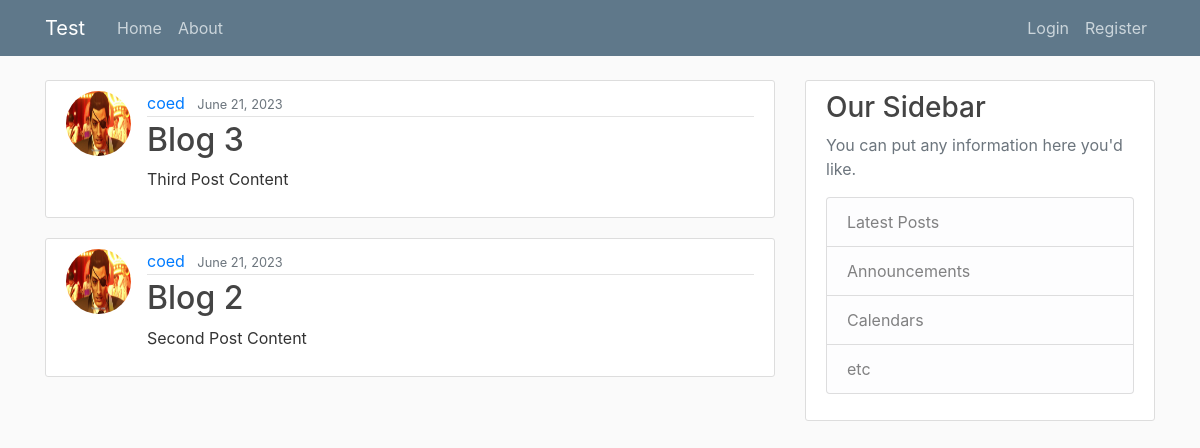
Before: / with the older database file.
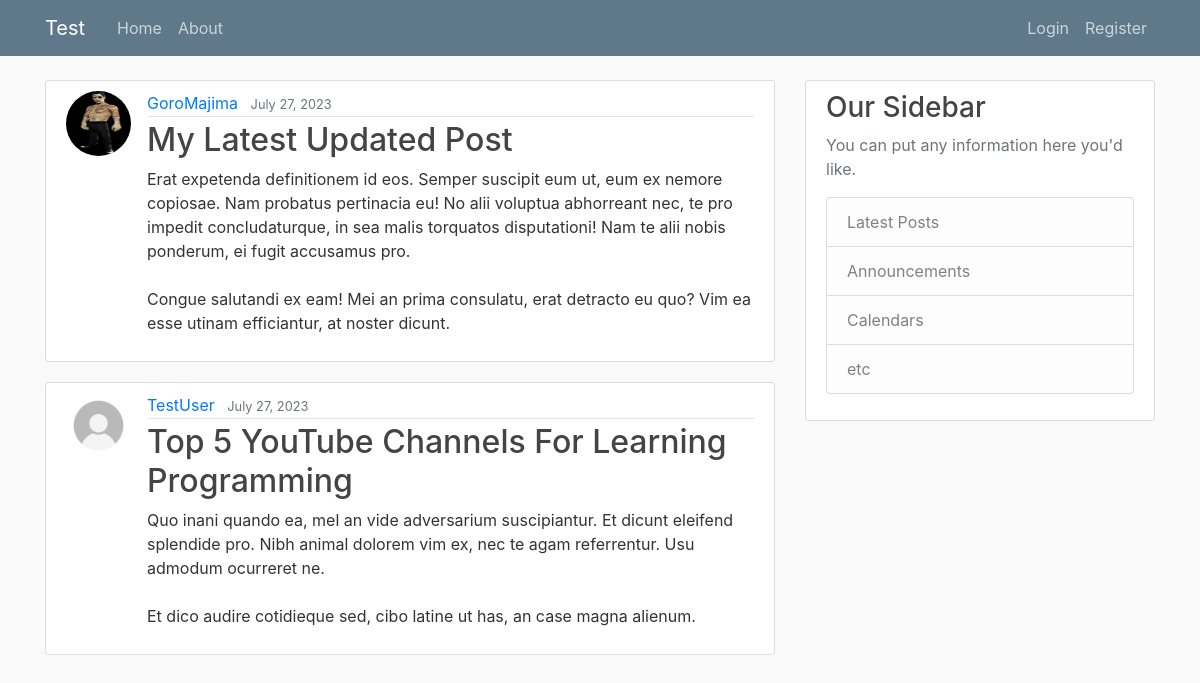
After: the same page with the newer database file.
### blog/models.py (models this page shows, shortened)
class Post(models.Model):
    title = models.CharField(max_length=100)
    content = models.TextField()
    date_posted = models.DateTimeField(default=timezone.now)
    author = models.ForeignKey(User, on_delete=models.CASCADE)

### users/models.py (models this page shows, shortened)
class Profile(models.Model):
    user = models.OneToOneField(User, on_delete=models.CASCADE)
    image = models.ImageField(default='default.jpg', upload_to='profile_pics')

### blog/views.py (the view)
# urls.py: path('', PostListView.as_view(), name='blog-home'),
class PostListView(ListView):
    model = Post
    template_name = 'blog/home.html' # <app>/<model>_<viewtype>.html
    context_object_name = 'posts'
    ordering = ['-date_posted']
    paginate_by = 2

### blog/templates/blog/home.html
{% extends "blog/base.html" %}
{% block content %}
    {% for post in posts %}
        <article class="media content-section">
          <img class="rounded-circle article-img" src="{{ post.author.profile.image.url }}">
          <div class="media-body">
            <div class="article-metadata">
              <a class="mr-2" href="#">{{ post.author }}</a>
              <small class="text-muted">{{ post.date_posted|date:"F d, Y" }}</small>
            </div>
            <h2><a class="article-title" href="{% url 'post-detail' post.id%}">{{ post.title }}</a></h2>
            <p class="article-content">{{ post.content }}</p>
          </div>
        </article>
    {% endfor %}
{% endblock content %}

### blog/templates/blog/base.html (shortened to what this page needs)
{% load static %}
<!DOCTYPE html>
<html>
<head>
    <link rel="stylesheet" href="https://cdn.jsdelivr.net/npm/bootstrap@4.0.0/dist/css/bootstrap.min.css">
    <link rel="stylesheet" type="text/css" href="{% static 'blog/main.css' %}">
</head>
<body>
    <header class="site-header">
      <nav class="navbar navbar-expand-md navbar-dark bg-steel fixed-top">
        <div class="container">
          <a class="navbar-brand mr-4" href="/">Test</a>
          <div class="collapse navbar-collapse" id="navbarToggle">
            <div class="navbar-nav mr-auto">
              <a class="nav-item nav-link" href="{% url 'blog-home' %}">Home</a>
              <a class="nav-item nav-link" href="{% url 'blog-about' %}">About</a>
            </div>
            <div class="navbar-nav">
              {% if user.is_authenticated %}
                <a class="nav-item nav-link" href="{% url 'post-create' %}">New Post</a>
                <a class="nav-item nav-link" href="{% url 'profile' %}">Profile</a>
                <a class="nav-item nav-link" href="{% url 'logout' %}">Logout</a>
              {% else %}
                <a class="nav-item nav-link" href="{% url 'login' %}">Login</a>
                <a class="nav-item nav-link" href="{% url 'register' %}">Register</a>
              {% endif %}
            </div>
          </div>
        </div>
      </nav>
    </header>
    <main role="main" class="container">
      <div class="row">
        <div class="col-md-8">
          {% block content %}{% endblock %}
        </div>
        <div class="col-md-4">
          <div class="content-section">
            <h3>Our Sidebar</h3>
            <p class='text-muted'>You can put any information here you'd like.
              <ul class="list-group">
                <li class="list-group-item list-group-item-light">Latest Posts</li>
                <li class="list-group-item list-group-item-light">Announcements</li>
                <li class="list-group-item list-group-item-light">Calendars</li>
                <li class="list-group-item list-group-item-light">etc</li>
              </ul>
            </p>
          </div>
        </div>
      </div>
    </main>
</body>
</html>

### blog/static/blog/main.css (style rules this page uses)
body { background: #fafafa; color: #333333; margin-top: 5rem; }
h1, h2, h3, h4, h5, h6 { color: #444444; }
ul { margin: 0; }
.bg-steel { background-color: #5f788a; }
.site-header .navbar-nav .nav-link { color: #cbd5db; }
.content-section { background: #ffffff; padding: 10px 20px; border: 1px solid #dddddd; border-radius: 3px; margin-bottom: 20px; }
.article-title { color: #444444; }
.article-content { white-space: pre-line; }
.article-img { height: 65px; width: 65px; margin-right: 16px; }
.article-metadata { padding-bottom: 1px; margin-bottom: 4px; border-bottom: 1px solid #e3e3e3 }

Changed rows visible on the page:
removed Post: author.profile.image (placeholder picture), author "coed", date_posted "June 21, 2023", title "Blog 3", content "Third Post Content"
removed Post: author.profile.image (placeholder picture), author "coed", date_posted "June 21, 2023", title "Blog 2", content "Second Post Content"
added Post: author.profile.image (picture), author "GoroMajima", date_posted "July 27, 2023", title "My Latest Updated Post", content "Erat expetenda definitionem id eos. Semper suscipit eum ut, eum ex nemore copiosae. Nam probatus pertinacia eu! No alii voluptua abhorreant nec, te pro impedit concludaturque, in sea malis torquatos disputationi! Nam te alii nobis ponderum, ei fugit accusamus pro. Congue salutandi ex eam! Mei an prima consulatu, erat detracto eu quo? Vim ea esse utinam efficiantur, at noster dicunt."
added Post: author.profile.image (placeholder picture), author "TestUser", date_posted "July 27, 2023", title "Top 5 YouTube Channels For Learning Programming", content "Quo inani quando ea, mel an vide adversarium suscipiantur. Et dicunt eleifend splendide pro. Nibh animal dolorem vim ex, nec te agam referrentur. Usu admodum ocurreret ne. Et dico audire cotidieque sed, cibo latine ut has, an case magna alienum."
